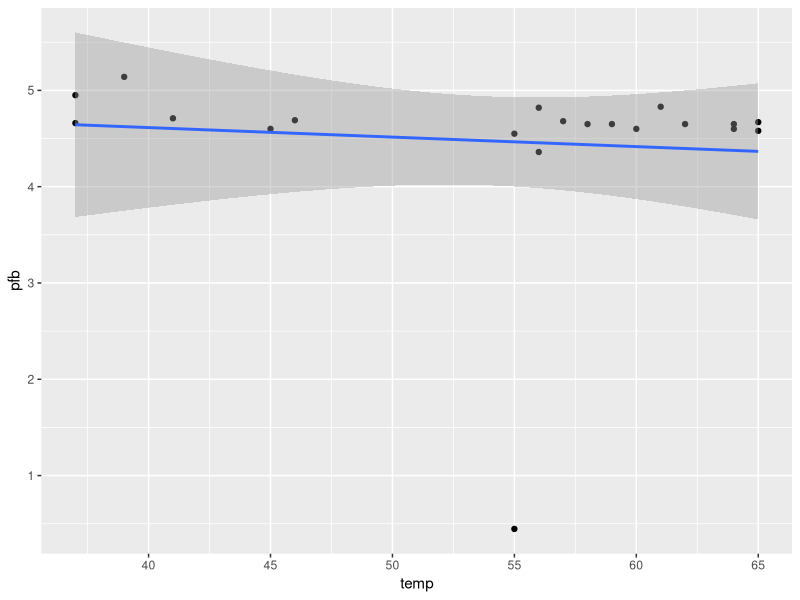
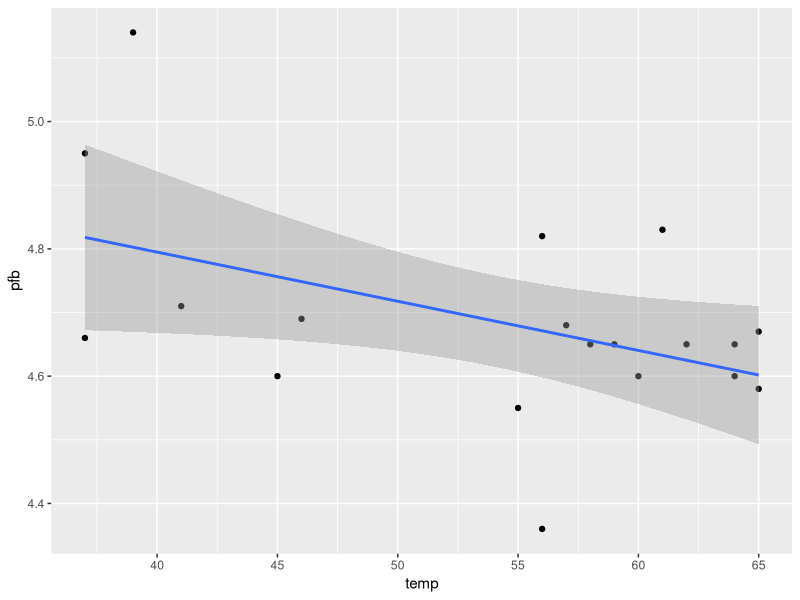

The R source for these figures, in order:
## ---- chunk 1
knitr::opts_chunk$set(echo = TRUE)
## ---- chunk 2
dpois(2, lambda = 2.3)
(2.3^2)*(exp(-2.3))/2
## ---- chunk 3
1 - sum(dpois(0:1, lambda = 2.3))
1- (((2.3^0)*(exp(-2.3))/1) + ((2.3^1)*(exp(-2.3))/1))
## ---- chunk 4
dpois(2.3, lambda = 2.3)
## ---- chunk 5
dpois(0, lambda = 2.3)
((2.3^0)*(exp(-2.3))/1)
## ---- chunk 6
sum(dpois(0:5, lambda = 2.3))
## ---- chunk 7
y<-c(11,7,2,7,4,8,13,3,6,6,15,8,2,4,5,11,11,4,9,3,9,8,5,9,6)

est_lambda = sum(y)/25

print(est_lambda)
## ---- chunk 8
# temperature vector
x <- c(64,65,65,64,61,55,39,41,46,59,56,56,62,37,37,45,57,58,60,55)

# percent of butterfat
y <- c(4.65,4.58,4.67,4.60,4.83,4.55,5.14,4.71,4.69,4.65,4.36,4.82,4.65,4.66,4.95,4.60,4.68,4.65,4.6,.446)

# bring in ggplot
library("ggplot2")

# bring in knitr
library("knitr")

# create dataframe
df = data.frame("temp" = x, "pfb" = y)

# Check out what the data looks like
kable(head(df,10))
## ---- chunk 9
# run summary stats 
kable(summary(df))
## ---- chunk 10
# scatterplot for temp vs. pbf
ggplot(data = df, aes(x=temp,y=pfb)) +
  geom_point() +
  geom_smooth(method=lm)
## ---- chunk 11
# remove outlier
df_outlier_removed = df[-c(20), ]

# scatterplot for temp vs. pbf with outlier removed
ggplot(data = df_outlier_removed, aes(x=temp,y=pfb)) +
  geom_point() +
  geom_smooth(method=lm)
## ---- chunk 12
# calculate pearson's correlation coefficient
temp = df[1]
pfb = df[2]
cor(x=temp, y=pfb, method="pearson")

# check out what the coefficient is with removal of the outlier
temp_2 = df_outlier_removed[1]
pfb_2 = df_outlier_removed[2]
cor(x=temp_2, y=pfb_2, , method="pearson")
